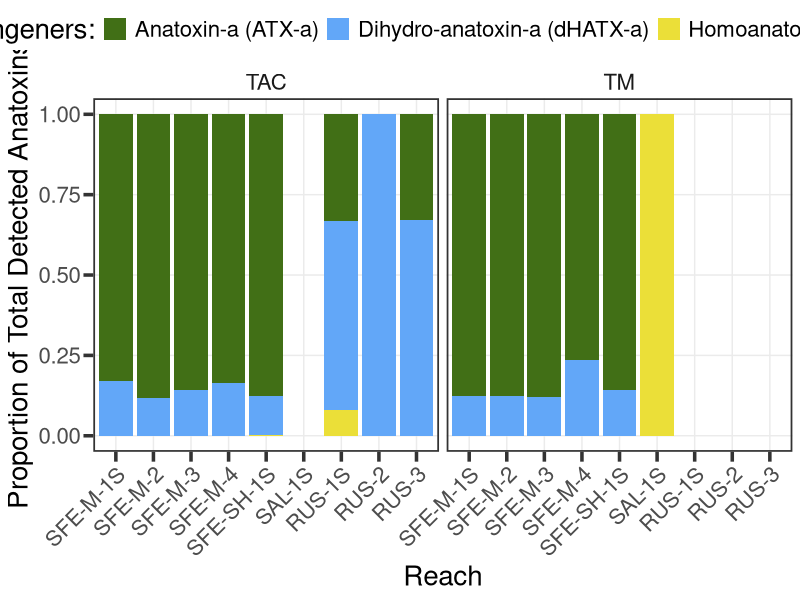

Write the R code that produced this figure. (Note: this script raises an error after producing the figure.)
#### Supplemental figures related to anatoxin concentrations
### Jordan Zabrecky
## last edited: 02.05.2025

# These figures show (1) the proportion of anatoxin congeners at each reach,
# (2) the difference between anatoxins normalized per organic matter vs. chl-a,
# (3) the difference in mat concentrations on our single day riffle experiment

#### (1) Loading libraries and anatoxins data ####

# loading libraries
lapply(c("tidyverse", "lubridate"), require, character.only = T)

# loading anatoxins data
anatoxins <- read.csv("./data/field_and_lab/cyano_atx.csv")
riffle_exp <- read.csv("./data/field_and_lab/riffle_exp_atx.csv")

# use lubridate
anatoxins$field_date <- ymd(anatoxins$field_date)
anatoxins$year <- year(anatoxins$field_date)

#### (2) Percent of congeners per site Figure ####

# summarize total percent of congeners by site
anatoxins_site <- anatoxins %>% 
  dplyr::group_by(site_reach, sample_type) %>% 
  dplyr::summarize(ATXa_ug_g_percent = sum(ATXa_ug_g) / sum(ATX_all_ug_g),
                   dhATXa_ug_g_percent = sum(dhATXa_ug_g) / sum(ATX_all_ug_g),
                   HTXa_ug_g_percent = sum(HTXa_ug_g) / sum(ATX_all_ug_g)) %>% 
  na.omit() # get rid of salmon with no detects

# looking to see if there is difference per year real quick...
anatoxin_site_year <- anatoxins %>% 
  dplyr::group_by(site_reach, sample_type, year) %>% 
  dplyr::summarize(ATXa_ug_g_percent = sum(ATXa_ug_g) / sum(ATX_all_ug_g),
                   dhATXa_ug_g_percent = sum(dhATXa_ug_g) / sum(ATX_all_ug_g),
                   HTXa_ug_g_percent = sum(HTXa_ug_g) / sum(ATX_all_ug_g))
# nope, no greater than 0.1 or 10% and usually closer

# pivot longer
anatoxins_site_long <- anatoxins_site %>% 
  pivot_longer(!(site_reach:sample_type), names_to = "congener",
               values_to = "percent")

# remove sites with no anatoxins
anatoxins_site_long <- anatoxins_site_long %>% 
  filter(site_reach != "SAL-2" & site_reach != "SAL-3")

# custom ordering of site_reach
anatoxins_site_long$site_reach <- factor(anatoxins_site_long$site_reach , 
                                         levels=c("SFE-M-1S", "SFE-M-2", "SFE-M-3", "SFE-M-4", 
                                                  "SFE-SH-1S", "SAL-1S", "RUS-1S", "RUS-2", "RUS-3") )

# making figure
congener_fig <- ggplot(anatoxins_site_long, aes(fill = congener, y = percent, x = site_reach)) + 
  scale_fill_manual("Congeners:", labels = c("Anatoxin-a (ATX-a)", "Dihydro-anatoxin-a (dHATX-a)", "Homoanatoxin-a (HTX-a)"),
                    values = c("#416f16", "#62a7f8", "#ebdf38")) +
  geom_bar(position="fill", stat="identity") +
  theme_bw() +
  labs(x = "Reach", y = "Proportion of Total Detected Anatoxins") +
  facet_wrap(~sample_type) +
  theme_bw() +
  theme(strip.background = element_blank()) +
  theme(legend.position = "top",
        panel.grid.minor = element_blank(),
        panel.border = element_rect(linewidth = 1.2), axis.ticks = element_line(linewidth = 1.2),
        text = element_text(size = 20), axis.ticks.length=unit(.25, "cm"),
        axis.text.x = element_text(angle = 45, vjust = 1, hjust = 1))
congener_fig
## MAYBE FACET WRAP IS NOT THE WAY-- need to revisit this

#### (2) Normalizing by OM vs. chl-a figure ####

### WOULD LIKE TO TRY TO ORDER THIS OLDEST TO NEWEST SAMPLE

# add sample name information
anatoxins$sample_name <- paste(anatoxins$site_reach, anatoxins$field_date, sep = " ")

# scale normalization to chl-a to match that of 
anatoxins_edit <- anatoxins %>% 
  mutate(ATX_all_ug_chla_mg = ATX_all_ug_chla_ug * 1000,
         ATX_all_ug_chla_mg_scaled = ATX_all_ug_chla_mg * 12)

# separate out TAC and TM
anatoxins_edit_long <- pivot_longer(anatoxins_edit, cols = c(16, 12),
                                    values_to = "values",
                                    names_to = "normalized_type") %>% 
  select(sample_name, sample_type, normalized_type, values) 

# making figure-- joanna wants log scale
normalize_fig <- ggplot(anatoxins_edit_long, aes(x = values, y = sample_name, 
                                            fill = normalized_type)) +
  geom_bar(position = "dodge", stat = "identity") +
  scale_x_continuous(expression(paste(mu, "g ATX per g OM"), sep = ""), 
                     sec.axis = sec_axis(~.x/12, 
                                         name = expression(paste(mu, "g ATX per mg chl-a"), sep = ""))) +
  scale_fill_manual(NULL, labels = c("ATX normalized to OM", "ATX normalized to chl-a"),
                    values = c("#ebdf38", "#62a7f8")) +
  theme_bw() +
  theme(axis.text.y = element_text(size = 5)) +
  facet_wrap(~sample_type, scales = "free_y",
             labeller =  as_labeller(c(`TM` = "Microcoleus", 
                                       `TAC`= "Anabaena/Cylindrospermum"))) +
  # facet wrap edits
  theme(strip.text = element_text(face = "italic"), strip.background = element_blank())
normalize_fig
# also need to add theme stuff; and adjust scale
# still want to change order from oldest to newest sample
# and move legend bar

#### (3) Riffle experiment ####

# pivot dataframe longer and keep columns we care about
riffle_exp_long <- pivot_longer(riffle_exp, cols = c(4:5), names_to = "congener",
                                values_to = "toxin_ug_dryweight_g") %>% 
  select(site_reach, congener, toxin_ug_dryweight_g)

# color palette
grad_palette <- c("#63a8f8", "#009eba", "#009186", "#00834c", "#416f16",
                  "#597e12", "#809509", "#9ea302", "#bdb000")

# making figure
riffle_fig <- ggplot(data = riffle_exp_long, aes(x = site_reach, y = toxin_ug_dryweight_g)) +
  geom_point(aes(color = site_reach), size = 6, alpha = 0.9, stroke = 1) +
  facet_wrap(~congener, nrow = 2, scales = "free_y",
             labeller =  as_labeller(c(`ATXa_ug_g` = "Anatoxin-a (ATX-a)", 
                                       `dhATXa_ug_g`= "Dihydro-anatoxin-a (dHATX-a)"))) +
  labs(x = NULL, y = expression(paste(mu, "g toxin g"^-1, "dry weight"))) +
  scale_y_continuous(expand=expansion(mult = 0.4)) +
  scale_color_manual(values = grad_palette) +
  theme_bw() +
  theme(strip.background = element_blank()) +
  theme(legend.position = "none",
        panel.grid.major = element_blank(),
        panel.border = element_rect(linewidth = 1.2), axis.ticks = element_line(linewidth = 1.2),
        text = element_text(size = 20), axis.ticks.length=unit(.25, "cm"),
        axis.text.x = element_text(angle = 45, vjust = 1, hjust = 1))
riffle_fig
# need to decide on point size stuff with other figures at some point before finalizing
